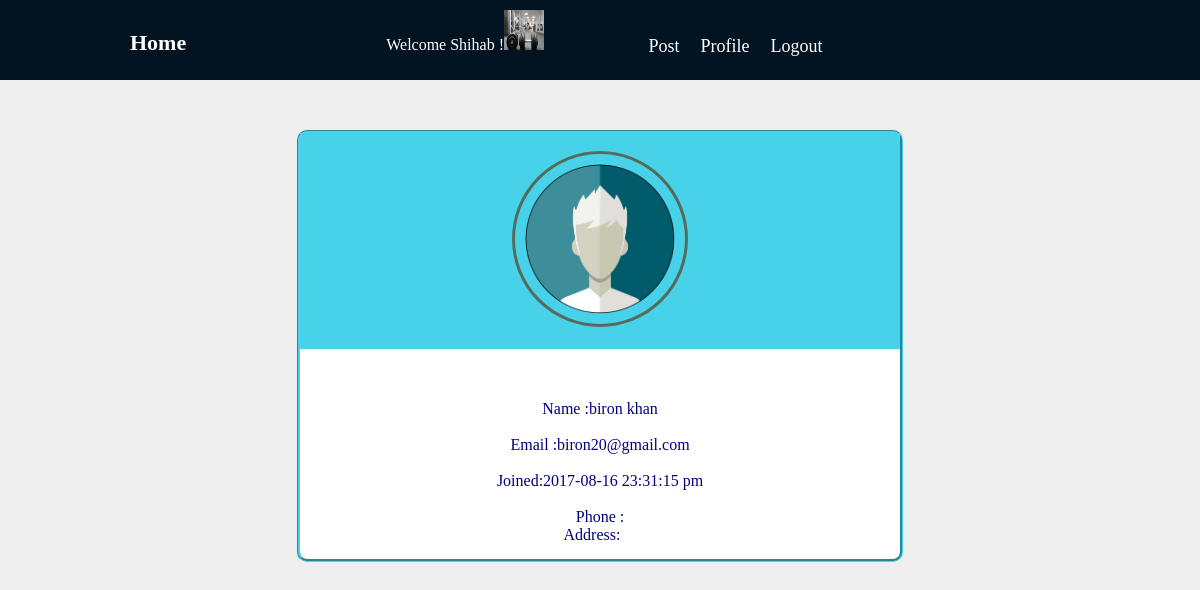
Screenshot of /profile/profile.php?USER=40 (signed in) with the database file from the repository.
### tables this page shows
CREATE TABLE IF NOT EXISTS `user_table` (
  `USER_ID` int(11) NOT NULL,
  `FIRST_NAME` varchar(30) NOT NULL,
  `LAST_NAME` varchar(30) NOT NULL,
  `USER_NAME` varchar(50) NOT NULL,
  `USER_TYPE` varchar(15) NOT NULL,
  `EMAIL` varchar(50) NOT NULL,
  `PASSWORD` varchar(30) NOT NULL,
  `CREATION_DATE_TIME` varchar(25) NOT NULL
);

CREATE TABLE IF NOT EXISTS `user_profile_data_table` (
  `PROFILE_ID` int(11) NOT NULL,
  `USER_ID` int(11) NOT NULL,
  `PHONE_NO` varchar(15) DEFAULT NULL,
  `IMAGE` text,
  `ADDRESS` text
);

### database/db_fun.php (called while the page is built, shortened)
<?php
	function getJSONFromDB($sql){
		$conn = mysqli_connect("localhost","root","root","tolet_database");
		$result = mysqli_query($conn, $sql)or die(mysqli_error($conn));
		$arr=array();
		while($row = mysqli_fetch_assoc($result)) {
			$arr[]=$row;
		}
		return json_encode($arr);
	}
?>

### profile/profile.php (the view, shortened to what this page needs)
<!DOCTYPE html>
<html>
	<head>
		<link rel="stylesheet" type="text/css" href= "../css/header_basic_style.css" />
		<link rel="stylesheet" type="text/css" href= "../css/user_profile_design.css" />
	</head>
	<body>
	<?php
	  if(isset($_GET['USER']))
		{
            $u=$_GET['USER'];
			require("../database/db_fun.php");
			require('../common/top_header_div.php');
			$destination  = "../profile_picture/$u.jpg";
			echo '<div id = "profile_div">';
				echo '<div id = "pic_div">';
				if(file_exists($destination)){
					echo '<br><img id = "pro_pic" src="'.$destination.'" alt="icon" width=150 height=150 >'."<br><br>";
				}else{
					echo '<br><img id = "pro_pic" src="../profile_picture/noimage.jpg" alt="icon" width=150 height=150 >'."<br><br>";
				}
		}
		echo '</div>';
		$joiningQuery = "SELECT * FROM user_table  INNER JOIN user_profile_data_table on user_table.USER_ID = user_profile_data_table.USER_ID
						WHERE user_table.USER_ID =$u";
		$jsonData =  getJSONFromDB($joiningQuery);
		$jsn=json_decode($jsonData);
		echo '<div id = "basic_info">';
		echo "<br><br>Name  :".$jsn[0]->FIRST_NAME."&nbsp".$jsn[0]->LAST_NAME."</br>"."</br>";
		echo "Email :".$jsn[0]->EMAIL."</br>"."</br>";
		echo "Joined:".$jsn[0]->CREATION_DATE_TIME."</br>"."</br>";
		echo "Phone : <span id='phone_no'>".$jsn[0]->PHONE_NO."</span>";
		echo "<br>Address: <span id = 'address'>".$jsn[0]->ADDRESS."</span> &nbsp;&nbsp;&nbsp;";
		echo '</div>';
		echo '</div>';
	?>

### common/top_header_div.php
<?php
	$destination  = "../profile_picture/".$_SESSION["USERID"].".jpg";
	$jsonData = getJSONFromDB("select * from user_table");
	$jsn=json_decode($jsonData);
	foreach($jsn as $v){
		if($v->USER_ID == $_SESSION["USERID"]){
			echo '<div class = "top_header_logged">';
			echo '<a href="../" id="home">Home</a>';
			echo '<span id = "name_imge">';
			echo "Welcome ".$v->FIRST_NAME." !";
			if(file_exists($destination)){
				echo '<img src="'.$destination.'" alt="icon" width=40 height=40 >';
			}else{
				echo '<img src="../profile_picture/noimage.jpg" alt="icon" width=40 height=40 >';
			}
			echo '</span>';
			echo '<span id="home_link">';
			echo '<a href = "../post/post.php" id = "post" name ="POST"  > Post </a>'.'&nbsp;&nbsp;&nbsp';
			if($_SESSION["USERTYPE"] == 'ADMIN_USER'){
				echo '<a href = "../admin/profile/admin_profile.php" id = "profile"> Profile </a>'.'&nbsp;&nbsp;&nbsp';
			}else{
				echo '<a href = "../user/user_profile.php" id = "profile"> Profile </a>'.'&nbsp;&nbsp;&nbsp';
			}
			echo '<a href = "../logout/logout.php" id = "logout"> Logout </a>';
			echo '</span>';
			echo '</div>';
			break;
		}
	}
?>

### css/header_basic_style.css (style rules this page uses)
body { margin:0px; padding:0px; border:0px; color: navy; }
#home { text-decoration: none; margin-right: 200px; color: white; font-weight: bold; font-size: 22px; margin-left: 120px; }
#post,#profile,#logout { color: #ffffff; font-size: 18px; text-decoration: none; }
.top_header_logged { background-color:#021322; height: 60px; color:white; padding: 10px; }
#home_link { margin-left: 100px; vertical-align: middle; }

### css/user_profile_design.css (style rules this page uses)
body { background-color: #EEEEEE; }
#profile_div { margin: auto; text-align: center; width: 600px; background-color: #FFFFFF; margin-top: 50px; border-radius: 10px; border-style: groove; border-color: #47D2E9; margin-bottom: 100px; }
#pro_pic { padding: 10px; border-color: #546c5c; border-style: solid; border-radius: 100px; }
#pic_div { background-color:#47D2E9; text-align: center; }
#basic_info { margin: auto; display: block; padding: 15px; }

### rows the page displays
user_table: FIRST_NAME "Shihab"
user_profile_data_table: USER_ID.FIRST_NAME "biron", USER_ID.LAST_NAME "khan", USER_ID.EMAIL "biron20@gmail.com", USER_ID.CREATION_DATE_TIME "2017-08-16 23:31:15 pm"
